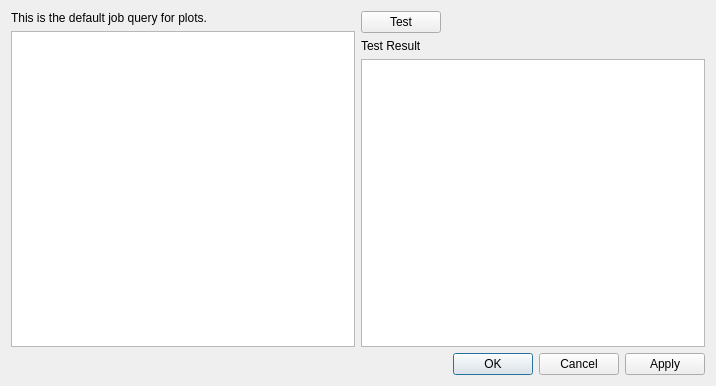
<?xml version="1.0" encoding="UTF-8"?>
<ui version="4.0">
 <class>GlobalSettings</class>
 <widget class="QDialog" name="GlobalSettings">
  <property name="geometry">
   <rect>
    <x>0</x>
    <y>0</y>
    <width>716</width>
    <height>386</height>
   </rect>
  </property>
  <property name="windowTitle">
   <string>Global Job Query</string>
  </property>
  <property name="windowIcon">
   <iconset resource="icons.qrc">
    <normaloff>:/icons/icons/cog_edit.png</normaloff>:/icons/icons/cog_edit.png</iconset>
  </property>
  <layout class="QVBoxLayout" name="verticalLayout_2">
   <item>
    <layout class="QHBoxLayout" name="horizontalLayout">
     <item>
      <layout class="QVBoxLayout" name="verticalLayout_3">
       <item>
        <widget class="QLabel" name="label_9">
         <property name="text">
          <string>This is the default job query for plots.</string>
         </property>
        </widget>
       </item>
       <item>
        <widget class="QPlainTextEdit" name="query"/>
       </item>
      </layout>
     </item>
     <item>
      <layout class="QVBoxLayout" name="verticalLayout">
       <item>
        <layout class="QHBoxLayout" name="horizontalLayout_3">
         <item>
          <widget class="QPushButton" name="test">
           <property name="text">
            <string>Test</string>
           </property>
          </widget>
         </item>
         <item>
          <spacer name="horizontalSpacer">
           <property name="orientation">
            <enum>Qt::Horizontal</enum>
           </property>
           <property name="sizeHint" stdset="0">
            <size>
             <width>40</width>
             <height>20</height>
            </size>
           </property>
          </spacer>
         </item>
        </layout>
       </item>
       <item>
        <widget class="QLabel" name="label_4">
         <property name="text">
          <string>Test Result</string>
         </property>
        </widget>
       </item>
       <item>
        <widget class="QPlainTextEdit" name="query_results">
         <property name="readOnly">
          <bool>true</bool>
         </property>
        </widget>
       </item>
      </layout>
     </item>
    </layout>
   </item>
   <item>
    <widget class="QDialogButtonBox" name="buttonBox">
     <property name="orientation">
      <enum>Qt::Horizontal</enum>
     </property>
     <property name="standardButtons">
      <set>QDialogButtonBox::Apply|QDialogButtonBox::Cancel|QDialogButtonBox::Ok</set>
     </property>
    </widget>
   </item>
  </layout>
 </widget>
 <tabstops>
  <tabstop>query</tabstop>
  <tabstop>test</tabstop>
  <tabstop>query_results</tabstop>
 </tabstops>
 <resources>
  <include location="icons.qrc"/>
 </resources>
 <connections>
  <connection>
   <sender>buttonBox</sender>
   <signal>accepted()</signal>
   <receiver>GlobalSettings</receiver>
   <slot>accept()</slot>
   <hints>
    <hint type="sourcelabel">
     <x>518</x>
     <y>364</y>
    </hint>
    <hint type="destinationlabel">
     <x>157</x>
     <y>274</y>
    </hint>
   </hints>
  </connection>
  <connection>
   <sender>buttonBox</sender>
   <signal>rejected()</signal>
   <receiver>GlobalSettings</receiver>
   <slot>reject()</slot>
   <hints>
    <hint type="sourcelabel">
     <x>586</x>
     <y>370</y>
    </hint>
    <hint type="destinationlabel">
     <x>286</x>
     <y>274</y>
    </hint>
   </hints>
  </connection>
 </connections>
</ui>
